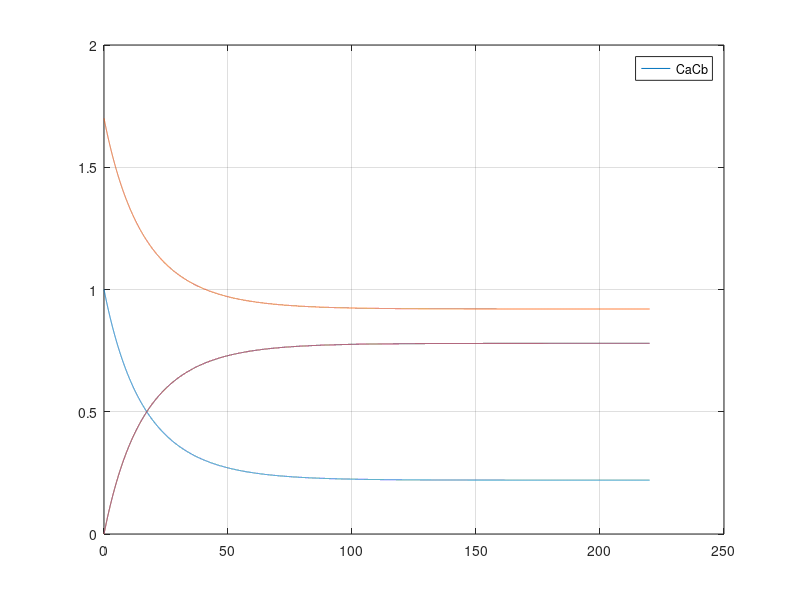

Write MATLAB code to recreate this figure.
clc; clear; close all
k1 = 0.03; k2 = 0.01;
f = @(x,y) [-k1*y(1)*y(2) + k2*y(3)*y(4)
            -k1*y(1)*y(2) + k2*y(3)*y(4)
            +k1*y(1)*y(2) - k2*y(3)*y(4)
            +k1*y(1)*y(2) - k2*y(3)*y(4)];
x_start = 0;
x_end   = 220;
dx = 0.01;
x = x_start:dx:x_end;
y = zeros(4,length(x));  y(1,1) = 1; y(2,1) = 1.7; y(3,1) = 0; y(4,1) = 0;

%% runge-kutta fourth order method
i = 1;
while i < length(x)
    k1 = f(x(i),y(:,i));
    k2 = f(x(i) + dx/2, y(:,i) + k1*dx/2);
    k3 = f(x(i) + dx/2, y(:,i) + k2*dx/2);
    k4 = f(x(i) + dx  , y(:,i) + k3*dx  );
    y(:,i+1)  = y(:,i) + dx/6 * ( k1 + 2*k2 + 2*k3 + k4);
    i = i + 1;
end
figure(2)
plot(x,y(1,:),x,y(2,:), x, y(3,:),x,y(4,:));grid
legend(["Ca","Cb"])